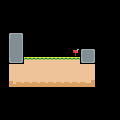

A 2D game scene composited from a Tiled map and its tileset images. What follows is a short description and the map's XML, with every tile layer's data as written:
An orthogonal 15x15 tile map with 8x8 px tiles, 1 tile layer (Tile Layer 1).

<map version="1.8" tiledversion="1.8.4" orientation="orthogonal" renderorder="right-down" width="15" height="15" tilewidth="8" tileheight="8" infinite="0" nextlayerid="2" nextobjectid="1">
 <tileset firstgid="1" name="tileset" tilewidth="8" tileheight="8" tilecount="27" columns="9">
  <image source="../tileset.png" width="72" height="24" />
 </tileset>
 <layer id="1" name="Tile Layer 1" width="15" height="15">
  <data encoding="csv">
0,0,0,0,0,0,0,0,0,0,0,0,0,0,0,
0,0,0,0,0,0,0,0,0,0,0,0,0,0,0,
0,0,0,0,0,0,0,0,0,0,0,0,0,0,0,
0,0,0,0,0,0,0,0,0,0,0,0,0,0,0,
0,1,3,0,0,0,0,0,0,0,0,0,0,0,0,
0,10,12,0,0,0,0,0,0,0,0,0,0,0,0,
0,10,12,0,0,0,0,0,0,16,1,3,0,0,0,
0,19,21,5,5,5,5,5,5,5,19,21,0,0,0,
0,13,14,14,14,14,14,14,14,14,14,15,0,0,0,
0,13,14,14,14,14,14,14,14,14,14,15,0,0,0,
0,22,23,23,23,23,23,23,23,23,23,24,0,0,0,
0,0,0,0,0,0,0,0,0,0,0,0,0,0,0,
0,0,0,0,0,0,0,0,0,0,0,0,0,0,0,
0,0,0,0,0,0,0,0,0,0,0,0,0,0,0,
0,0,0,0,0,0,0,0,0,0,0,0,0,0,0
</data>
 </layer>
</map>